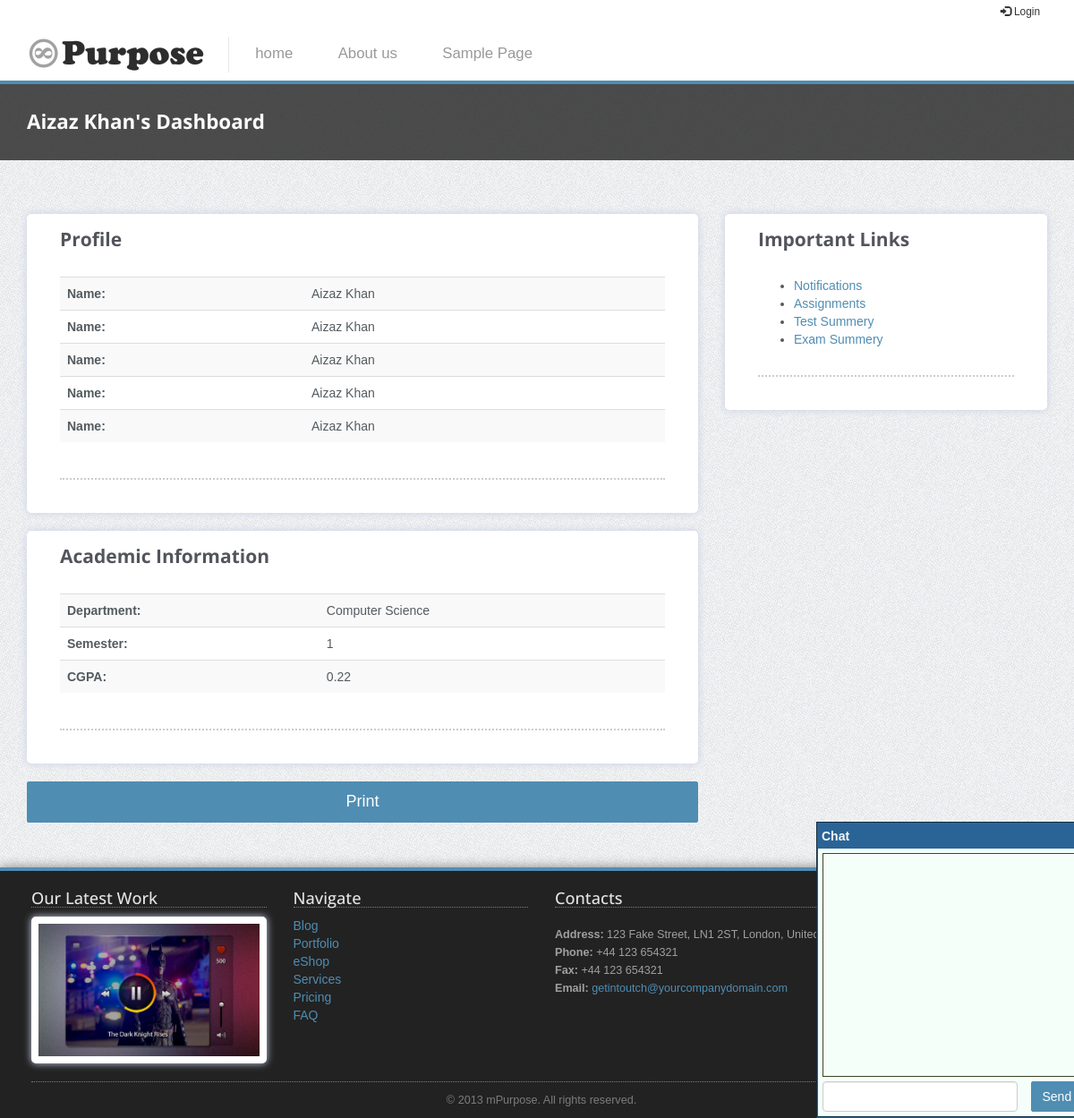
The app's page /dashboard.php (signed in) with its own data.
### tables this page shows
CREATE TABLE `menus` (
  `menu_id` int(11) NOT NULL,
  `menu_label` varchar(255) NOT NULL,
  `menu_link` varchar(255) NOT NULL,
  `menu_title` varchar(255) NOT NULL,
  `menu_order` int(11) NOT NULL
);

CREATE TABLE `users` (
  `user_id` int(11) NOT NULL,
  `user_login` varchar(32) NOT NULL,
  `user_password` char(32) NOT NULL,
  `user_email` varchar(64) NOT NULL,
  `user_name` varchar(64) NOT NULL,
  `user_level` varchar(30) NOT NULL,
  `user_dob` date NOT NULL,
  `user_qualification` varchar(200) NOT NULL,
  `user_address` varchar(200) NOT NULL,
  `user_contact` varchar(20) NOT NULL,
  `user_gender` varchar(20) DEFAULT NULL
);

CREATE TABLE `admission` (
  `admit_id` int(11) NOT NULL,
  `admit_type` varchar(20) NOT NULL,
  `user_id` int(11) NOT NULL,
  `department_id` int(11) NOT NULL,
  `semester_id` int(11) NOT NULL,
  `course_id` int(11) NOT NULL
);

### inc/database.php (called while the page is built, shortened)
<?php
class Database {
    public static $options = array();
    protected $con;
    protected $rs;
    private $row_id;
    public function __construct() {
        if (empty(self::$options)) {
            self::$options = array(
                PDO::ATTR_PERSISTENT => true,
                PDO::ATTR_ERRMODE => PDO::ERRMODE_EXCEPTION,
                PDO::MYSQL_ATTR_INIT_COMMAND => "SET NAMES utf8"
            );
        }
        try {
            $dsn = 'mysql:host=' . DB_HOST . ';dbname=' . DB_NAME;
            $this->con = new PDO($dsn, DB_USER, DB_PASS, self::$options);
        } catch (PDOException $e) {
            throw $e;
        }
    }
    public function query($stmt, $args = NULL) {
        $output = FALSE;
        try {
            $qprm = (!is_null($args) && !is_array($args)) ? array($args) : $args;
            $this->rs = $this->con->prepare($stmt);
            if (is_null($qprm)) {
                $this->rs->execute();
            } else {
                $this->rs->execute($qprm);
            }
            $this->row_id = $this->rs->rowCount();
            $output = $this;
        } catch (PDOException $e) {
            throw $e;
        }
        return $output;
    }
    public function queryValues($stmt, $fields = NULL, $args = NULL) {
        $output = FALSE;
        $fields = (is_array($fields)) ? $fields : array($fields);
        try {
            $db = new Database();
            $db->query($stmt, $args);
            if ($db->rowCount() > 0) {
                $r = $db->fetchArrayAssoc();
                foreach ($fields as $column) {
                    $output[$column] = $r[$column];
                }
            }
        } catch (PDOException $e) {
            throw $e;
        }
        return (object) $output;
    }
    public function fetchObject() {
        return $this->rs->fetch(PDO::FETCH_OBJ);
    }
    public function fetchArrayAssoc() {
        return $this->rs->fetch(PDO::FETCH_ASSOC);
    }
    public function rowCount() {
        return $this->row_id;
    }
    public function close() {
        $this->con = NULL;
        $this->row_id = NULL;
        $this->rs = NULL;
    }
}

### dashboard.php (the view, shortened to what this page needs)
<?php
require 'header.php';
if (empty($_SESSION["std_id"])) {
    msgBox("error", "You are not logged-in");
} else {
    ?>
    <div class="section section-breadcrumbs hidden-print">
        <div class="container">
            <div class="row">
                <div class="col-md-12">
                    <h1>
                        <?php echo $_SESSION["std_name"] ?>'s Dashboard
                    </h1>
                </div>
            </div>
        </div>
    </div>
    <div class="section">
        <div class="container">
            <div class="row">
                <div class="col-sm-8">
                    <div class="blog-post blog-single-post">
                        <div class="single-post-title">
                            <h3>Profile</h3>
                        </div>
                        <div class="single-post-content">
                            <table class="table table-striped">
                                <?php
                                    $db = new Database();
                                    $db->query("SELECT * FROM users WHERE user_id = ?",$_SESSION["std_id"]);
                                    $r = $db->fetchObject()
                                ?>
                                <tr>
                                    <td><strong>Name:</strong></td>
                                    <td><?php echo $r->user_name ?></td>
                                </tr>
                                <tr>
                                    <td><strong>Name:</strong></td>
                                    <td><?php echo $r->user_name ?></td>
                                </tr>
                                <tr>
                                    <td><strong>Name:</strong></td>
                                    <td><?php echo $r->user_name ?></td>
                                </tr>
                                <tr>
                                    <td><strong>Name:</strong></td>
                                    <td><?php echo $r->user_name ?></td>
                                </tr>
                                <tr>
                                    <td><strong>Name:</strong></td>
                                    <td><?php echo $r->user_name ?></td>
                                </tr>
                            </table>
                        </div>
                    </div>
                    <div class="blog-post blog-single-post">
                        <div class="single-post-title">
                            <h3>Academic Information</h3>
                        </div>
                        <div class="single-post-content">
                            <table class="table table-striped">
                                <?php
                                    $db->query("SELECT * FROM admission WHERE user_id = ?",$_SESSION["std_id"]);
                                    $r = $db->fetchObject();
                                    $department = $db->queryValues("SELECT * FROM departments WHERE department_id = ?", "department_name", $r->department_id)->department_name;
                                    $semester = $r->semester_id;
                                    $cgpa = $db->queryValues("SELECT * FROM cgpa WHERE student_id = ? ORDER BY cgpa_id  DESC", "cgpa_marks", $_SESSION["std_id"])->cgpa_marks;
                                ?>
                                <tr>
                                    <td><strong>Department:</strong></td>
                                    <td><?php echo $department ?></td>
                                </tr>
                                <tr>
                                    <td><strong>Semester:</strong></td>
                                    <td><?php echo $semester ?></td>
                                </tr>
                                <tr>
                                    <td><strong>CGPA:</strong></td>
                                    <td><?php echo $cgpa ?></td>
                                </tr>
                            </table>
                        </div>
                    </div>
                </div>
                <?php require 'sidebar-user.php'; ?>
            </div>
        </div>
    </div>
    <?php
}
require 'footer.php';

### header.php (shortened to what this page needs)
<!DOCTYPE html>
 <html class="no-js">
    <head>
        <link rel="stylesheet" href="content/theme/css/bootstrap.min.css">
        <link rel="stylesheet" href="content/theme/css/icomoon-social.css">
        <link rel="stylesheet" href="content/assets/chatbox.css">
        <link rel="stylesheet" href="content/theme/css/leaflet.css" />
        <link rel="stylesheet" href="content/theme/css/main.css">
    </head>
    <body>
        <div class="mainmenu-wrapper">
            <div class="container hidden-print">
                <div class="menuextras">
                    <div class="extras">
                        <ul>
                            <li><a href="login.php"><i class="glyphicon glyphicon-log-in"></i> Login</a></li>
                        </ul>
                    </div>
                </div>
                <nav id="mainmenu" class="mainmenu">
                    <ul>
                        <li class="logo-wrapper"><a href="index.html"><img src="content/theme/img/mPurpose-logo.png" alt="Multipurpose Twitter Bootstrap Template"></a></li>
                        <?php
                        $db = new Database();
                        $db->query("SELECT * FROM menus ORDER BY menu_order ASC");
                        while($r = $db->fetchObject()){
                            echo "<li><a href='$r->menu_link' title='$r->menu_title'>$r->menu_label</a>
                        </li>";
                        }
                        ?>
                    </ul>
                </nav>
            </div>
        </div>

### content/theme/css/main.css (style rules this page uses)
body { background: url(../img/page-background.png); }
.section { padding: 30px 0; -webkit-transform: translateZ(0); -moz-transform: translateZ(0); -o-transform: translateZ(0); -ms-transform: translateZ(0); transform: translateZ(0); }
.section .container:first-child h1, .section .container:first-child h2, .section .container:first-child h3 { margin-top: 0; font-weight: 700; }
body { font-family: Arial, Helvetica, sans-serif; font-size: 14px; line-height: 20px; color: #535b60; }
h1 { color: #53555c; font-family: 'Open Sans', sans-serif; font-weight: 800; }
h3 { font-family: 'Open Sans', sans-serif; color: #53555c; font-size: 1.5em; }
a { color: #4f8db3; }
.blog-post { background: #FFF; position: relative; margin: 20px 0; border: 7px solid #FFF; -webkit-border-radius: 5px; -webkit-background-clip: padding-box; -moz-border-radius: 5px; -moz-background-clip: padding; border-radius: 5px; background-clip: padding-box; -webkit-box-shadow: inset 0 1px #fff,0 0 8px #c8cfe6; -moz-box-shadow: inset 0 1px #fff,0 0 8px #c8cfe6; box-shadow: inset 0 1px #fff,0 0 8px #c8cfe6; color: inset 0 1px #fff,0 0 8px #c8cfe6; }
.blog-single-post { padding: 10px 30px; }
.single-post-title h3 { font-size: 1.5em; margin: 0; }
.single-post-content { margin: 30px 0 20px 0; padding-bottom: 20px; border-bottom: 2px dotted #CCC; }
.section-breadcrumbs { background: #222; background: rgba(34, 34, 34, 0.8); margin-bottom: 10px; }
.section-breadcrumbs h1 { color: #FAFAFA; font-size: 1.6em; margin-bottom: 0; text-transform: none; }
.mainmenu li.logo-wrapper a { border-right: 1px solid #E8E8E8; padding-left: 0; padding-top: 0; padding-bottom: 0; }
.mainmenu-wrapper { background-color: #FFF; border-bottom: 4px solid #4f8db3; z-index: 4; }
.mainmenu { width: 100%; }
.mainmenu ul { margin: 0; padding: 0; list-style-type: none; }
.mainmenu > ul, .mainmenu .mainmenu-submenu-inner { margin: 0 auto; }
.mainmenu > ul > li, .mainmenu .mainmenu-submenu-inner > li { display: inline-block; *display: inline; }
.mainmenu > ul > li > a, .mainmenu .mainmenu-submenu-inner > li > a { font-size: 1.2em; padding: 1.2em 1.5em; color: #999; display: inline-block; text-decoration: none; }
.menuextras { font-size: 0.85em; height: 30px; }
.menuextras ul { margin: 0; padding: 0; list-style-type: none; float: right; padding: 3px 0; }
.menuextras li { float: left; padding: 0 8px; }
.menuextras .extras li { padding: 0 8px; }
.menuextras .extras li a { color: #333; }

### records on screen
menus: menu_label "home"
menus: menu_label "About us"
menus: menu_label "Sample Page"
users: user_name "Aizaz Khan"
admission: semester "1"

### other values on screen
$_SESSION["std_name"] "Aizaz Khan"
$department "Computer Science"
$cgpa "0.22"
